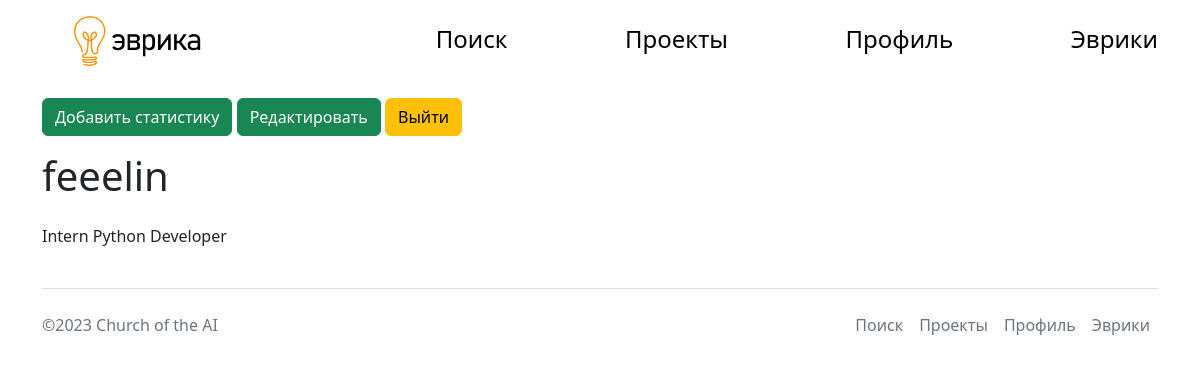
/profile (signed in), run on an earlier commit of the app's database.
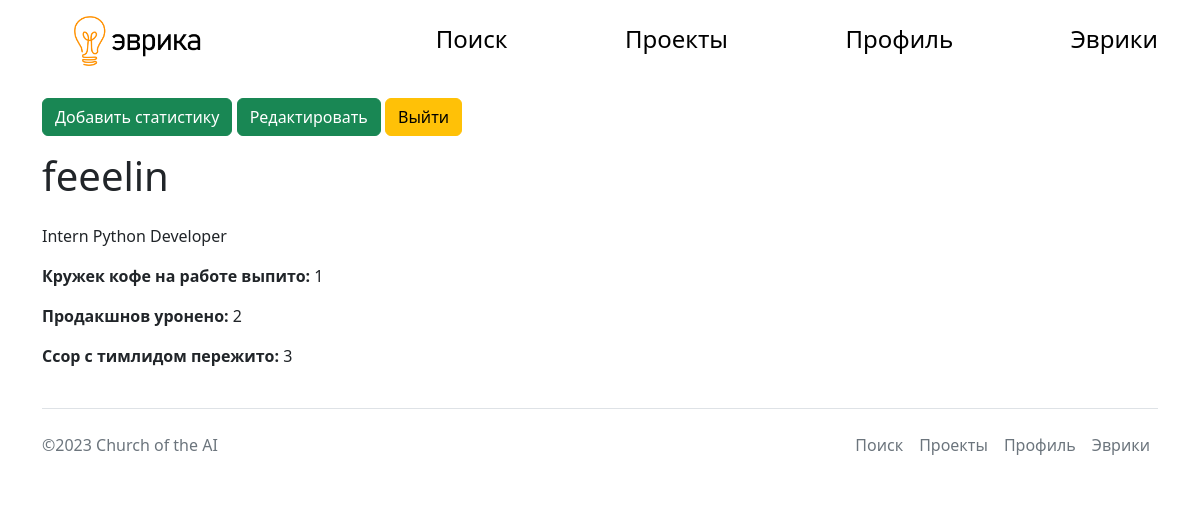
And on a later commit of the database.
### main.py (models this page shows, shortened)
class Achievements(db.Model):
    id = db.Column(db.Integer, primary_key=True)
    user_id = db.Column(db.Integer, nullable=False)
    coffee = db.Column(db.Integer)
    production_lost = db.Column(db.Integer)
    teamlead_shouts = db.Column(db.Integer)

### main.py (the view)
@app.route('/profile')
@login_required
def profile_owner():
    stats = db.session.query(Achievements).filter_by(user_id=current_user.id).first()
    return render_template('profile_owner.html', title='Профиль', user=current_user, stats=stats)

### main.py (called while the page is built)
@login_manager.user_loader
def load_user(user_id):
    return User.query.get(user_id)

### templates/profile_owner.html (shortened to what this page needs)
{%extends 'base.html'%}
{%block body%}
<div class="profile_container">
<div class="profile_text">
<a href="/profile/stats" class="btn btn-success">Добавить статистику</a>
<a href="/profile/edit" class="btn btn-success">Редактировать</a>
<a href="/logout" class="btn btn-warning">Выйти</a>
<h1 class="py-3">{{user.nick}}</h1>
<p> {{user.level}} {{user.main_language}} Developer</p>
{% if stats %}
<p><b>Кружек кофе на работе выпито: </b>{{stats.coffee}}</p>
<p><b>Продакшнов уронено: </b>{{stats.production_lost}}</p>
<p><b>Ссор с тимлидом пережито: </b>{{stats.teamlead_shouts}}</p>
{% endif %}
</div>
</div>
{%endblock%}

What changed in the data, as far as the page shows it:
added Achievements: coffee "1", production_lost "2", teamlead_shouts "3"
Also different on the page:
text now shown: "Кружек кофе на работе выпито: Продакшнов уронено: Ссор с тимлидом пережито:"
